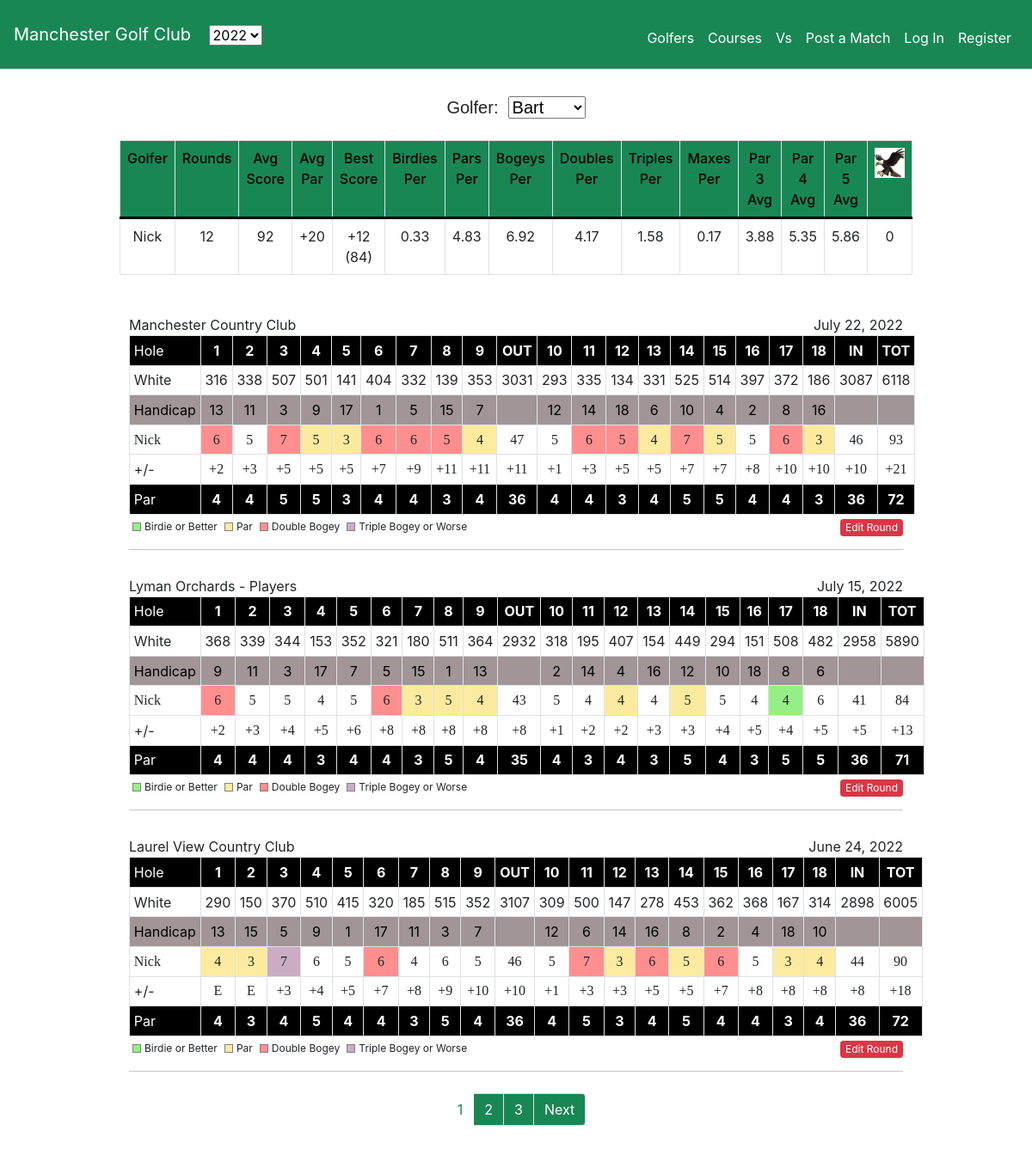
Screenshot of /golfer/Nick/ with the database file from the repository.
### golf/models.py (models this page shows, shortened)
class User(AbstractUser):
    has_rounds = models.BooleanField(default=False)
    def __str__(self):
        return f"{self.first_name}"

class Round(models.Model):
    golfer = models.ForeignKey(
        User, on_delete=models.CASCADE, related_name="users_rounds")
    course = models.ForeignKey(Course, on_delete=models.CASCADE)
    date = models.DateField()
    match = models.IntegerField(default=0)
    solo_round = models.BooleanField(default=False)

class Course(models.Model):
    name = models.CharField(max_length=50)
    WHITE = 'White'
    BLUE = 'Blue'
    RED = 'Red'
    BLACK = 'Black'
    TEE_CHOICES = [
        (WHITE, 'White'),
        (BLUE, 'Blue'),
        (RED, 'Red'),
        (BLACK, 'Black')
    ]
    tees = models.CharField(max_length=6, choices=TEE_CHOICES, default=WHITE)
    course_rating = models.DecimalField(max_digits=3, decimal_places=1)
    slope = models.IntegerField()
    front_par = models.IntegerField()
    back_par = models.IntegerField()
    par = models.IntegerField()
    front_yardage = models.IntegerField()
    back_yardage = models.IntegerField()
    yardage = models.IntegerField()
    abbreviation = models.CharField(max_length=10)
    def __str__(self):
        return f"{self.name}"

### golf/views.py (the view)
# urls.py: path("golfer/<str:golfer>/", views.golfer, name="2020_golfer"),
def golfer(request, golfer):
    this_golfer = User.objects.get(first_name=golfer)
    golfer_rounds = Round.objects.filter(
        golfer=this_golfer, date__year=2022).order_by('-date')
    if len(golfer_rounds) > 0:
        stats = get_stats(golfer_rounds)
    else:
        message = 'The selected golfer has not played a round yet in this year'
        return render(request, "golf/error.html", {'message': message})
    all_golfers = User.objects.filter(has_rounds=True).order_by('first_name')
    scorecards = []
    for this_round in golfer_rounds:
        scorecard = get_scorecard(this_round)
        scorecards.append(scorecard)
    scorecards = Paginator(scorecards, 3)
    page_number = request.GET.get('page')
    this_page_scorecard = scorecards.get_page(page_number)
    context = {'stats': stats, 'scorecards': this_page_scorecard,
               'golfer': this_golfer, 'course_length': range(1, 10),
               'all_golfers': all_golfers}
    return render(request, "golf/golfer.html", context)

### golf/helpers.py (called while the page is built)
def par_shift(score: int) -> str:
    if score > 0:
        return f"+{score}"
    elif score == 0:
        return "E"
    else:
        return str(score)

### golf/templates/golf/golfer.html (shortened to what this page needs)
{% extends "golf/layout.html" %}
{% load static %}
{% block main %}
<div class="grid">
    <div id="choose-golfer" class="choose-golfer">
        <label for="golfer-name">Golfer: </label>&nbsp
        <select name="golfer-name" id="golfer-name">
            {% for golfer in all_golfers %}
            <option value="{{ golfer }}">{{ golfer }}</option>
            {% endfor %}
        </select>
    </div>
</div>
<table id="stats" class="table table-bordered standings">
    <thead class="success">
        <tr class="stats-header">
            <td class="stat">Golfer</td>
            <td class="stat">Rounds</td>
            <td class="stat">Avg Score</td>
            <td class="stat">Avg Par</td>
            <td class="stat">Best Score</td>
            <td class="stat">Birdies Per</td>
            <td class="stat">Pars Per</td>
            <td class="stat">Bogeys Per</td>
            <td class="stat">Doubles Per</td>
            <td class="stat">Triples Per</td>
            <td class="stat">Maxes Per</td>
            <td class="stat">Par 3 Avg</td>
            <td class="stat">Par 4 Avg</td>
            <td class="stat">Par 5 Avg</td>
            <td class="stat"><img src="{% static 'golf/eagle.png' %}" alt="eagle" width=35 height=35></td>
        </tr>
    </thead>
    <tr>
        {% for stat in stats %}
        <td class="stat">{{ stat }}</td>
        {% endfor %}
    </tr>
</table>
{% for scorecard in scorecards %}
<div id="scorecard" class="scorecard-view">
    <p class="scorecard-course-name">{{ scorecard.round.course }}</p>
    <p class="scorecard-course-date">{{ scorecard.round.date }}</p>
    <table class="table table-sm table-bordered scorecard-table">
        <tr class="holes-row">
            <th class="scorecard-header">Hole</th>
            {% for i in course_length %}
            <th>{{ i }}</th>
            {% endfor %}
            <th>OUT</th>
            {% for i in course_length %}
            <th>{{ i|add:"9" }}</th>
            {% endfor %}
            <th>IN</th>
            <th>TOT</th>
        </tr>
        <tr class="yardages-row">
            <td class="scorecard-header">{{ scorecard.course.tees }}</td>
            {% for yard in scorecard.yardages|slice:"0:9" %}
            <td>{{ yard }}</td>
            {% endfor %}
            <td>{{ scorecard.course.front_yardage }}</td>
            {% for yard in scorecard.yardages|slice:"9:" %}
            <td>{{ yard }}</td>
            {% endfor %}
            <td>{{ scorecard.course.back_yardage }}</td>
            <td>{{ scorecard.course.yardage }}</td>
        </tr>
        <tr class="handicap-row">
            <td class="scorecard-header">Handicap</td>
            {% for handicap in scorecard.handicaps|slice:":9" %}
            <td>{{ handicap }}</td>
            {% endfor %}
            <td></td>
            {% for handicap in scorecard.handicaps|slice:"9:" %}
            <td>{{ handicap }}</td>
            {% endfor %}
            <td></td>
            <td></td>
        </tr>
        <tr class="handwritten-score">
            <td class="scorecard-header">{{ golfer }}</td>
            {% for stroke, score in scorecard.zipped_scores %}
            {% if score >= 3 %}
            <td class="triple-bogey-or-worse">{{ stroke }}</td>
            {% elif score == 2 %}
            <td class="double-bogey">{{ stroke }}</td>
            {% elif score == 0 %}
            <td class="par">{{ stroke }}</td>
            {% elif score < 0 %} <td class="birdie-or-better">{{ stroke }}</td>
                {% else %}
                <td class="bogey">{{ stroke }}</td>
                {% endif %}
                {% endfor %}
        </tr>
        <tr>
            <td class="scorecard-header">+/-</td>
            {% for par in scorecard.to_pars %}
            <td class="handwritten-score bogey">{{ par }}</td>
            {% endfor %}
        </tr>
        <tr class="holes-row">
            <td class="scorecard-header">Par</td>
            {% for par in scorecard.pars|slice:":9" %}
            <td>{{ par }}</td>
            {% endfor %}
            <td>{{ scorecard.course.front_par }}</td>
            {% for par in scorecard.pars|slice:"9:" %}
            <td>{{ par }}</td>
            {% endfor %}
            <td>{{ scorecard.course.back_par }}</td>
            <td>{{ scorecard.course.par }}</td>
        </tr>
    </table>
    <form action="{% url 'edit' scorecard.round.match %}">
        <button class="btn btn-danger btn-sm" type="submit" id="edit-round" value="Edit Round">Edit Round</button>
    </form>
        <div class="score-key">
            <div class="birdie-key">
                <div class="birdie-box"></div>
                <span class="score-label">Birdie or Better</span>
            </div>
            <div class="par-key">
                <div class="par-box"></div>
                <span class="score-label">Par</span>
            </div>
            <div class="double-bogey-key">
                <div class="double-bogey-box"></div>
                <span class="score-label">Double Bogey</span>
            </div>
            <div class="triple-or-worse-key">
                <div class="triple-or-worse-box"></div>
                <span class="score-label">Triple Bogey or Worse</span>
            </div>
        </div>
</div>
{% endfor %}
{% if scorecards.paginator.num_pages > 1 %}
<nav aria-label="scorecard-pages" class="rounds-paginator">
    <ul class="pagination">
        <li class="page-item active" aria-current="page">
            <a class="page-link selected-page" href="?page={{ scorecards.number }}">
                {{ scorecards.number }}</a>
        </li>
        {% if scorecards.has_next %}
        <li class="page-item">
            <a class="page-link" href="?page={{ scorecards.next_page_number }}">
                {{scorecards.next_page_number }}
            </a>
        </li>
        {% endif %}
        {% if scorecards.number == 1 and scorecards.paginator.num_pages > 2 %}
        <li class="page-item">
            <a class="page-link" href="?page={{ scorecards.next_page_number|add:'1' }}">
                {{scorecards.next_page_number|add:"1" }}
            </a>
        </li>
        {% endif %}
        {% if scorecards.has_next %}
        <li class="page-item">
            <a class="page-link" href="?page={{ scorecards.next_page_number }}">Next</a>
        </li>
        {% endif %}
    </ul>
</nav>
{% endif %}
{% endblock %}

### golf/static/golf/styles.css (style rules this page uses)
.grid { display: grid; place-items: center; padding: 15px; }
.scorecard-view { margin: 0 auto; width: 900px; font-size: medium; text-align: center; padding-top: 30px; padding-bottom: 15px; border-bottom: #cac2c2 1px solid; }
.holes-row { color: white; background-color: black; text-align: center; font-weight: bold; }
.yardages-row { text-align: center; }
.handicap-row { text-align: center; color: black; background-color: rgb(161, 149, 149); }
.scorecard-header { text-align: left; font-weight: 400; }
input, button { padding: 7px; }
button { margin: 10px; }
td, th { padding: 5px; border-style: solid; border-color: gray; border-width: 1px; }
th { width: 100px; }
td.triple-bogey-or-worse { background-color: #caadc5; text-align: center; }
td.birdie-or-better { background-color: #95ef86; text-align: center; }
td.par { background-color: #fceb9e; text-align: center; }
td.double-bogey { background-color: #ff8f8f; text-align: center; }
td.bogey { text-align: center; }
.handwritten-score { font-family: ink free; font-weight: semibold; }
.scorecard-course-name { margin: 0px; float: left; }
.scorecard-course-date { margin: 0px; float: right; }
#golfer-name { padding-right: 5px; margin-bottom: 8px; }
.stats-header { color: black; background-color: #198754; font-weight: 500; text-align: center; border-bottom: 3px solid black; }
td.stat { text-align: center; padding: 8px; }
#choose-golfer { font-size: 20px; font-family: sans-serif; }
#stats, #averages { padding: 25px; width: 75%; border: 0px; }
.pagination>li>a { background-color: #198754; color: white; }
.page-item.active .page-link { color: #198754; background-color: white; border: solid 1px white; }
.rounds-paginator { margin-top: 25px; margin-bottom: 50px; }
.birdie-box, .par-box, .double-bogey-box, .triple-or-worse-box { width: 10px; height: 10px; border: solid 1px grey; float: left; margin-top: 4px; margin-right: 4px; }
.birdie-box { background-color: #95ef86; }
.par-box { background-color: #fceb9e; }
.double-bogey-box { background-color: #ff8f8f; }
.triple-or-worse-box { background-color: #caadc5; }
.score-label { font-size: 12px; float: left; }
.score-key { width: 75%; display: flex; margin-right: 0px; }
.birdie-key, .par-key, .double-bogey-key, .triple-or-worse-key { height: 20px; text-align: left; margin-left: 4px; margin-right: 4px; }
.scorecard-table { margin-bottom: 5px; }
#edit-round { float: right; margin: 0px; height: 20px; font-size: 12px; padding: 5px; padding-top: 0px; }

### rows the page displays
User: first_name "Nick"
Round: round.course "Manchester Country Club", round "July 22, 2022", course_length "1" "2" "3" "4" "5" "6" "7" "8" "9", course_length "10" "11" "12" "13" "14" "15" "16" "17" "18", course.tees "White", yardages "316" "338" "507" "501" "141" "404" "332" "139" "353", course.front_yardage "3031", yardages "293" "335" "134" "331" "525" "514" "397" "372" "186", course.back_yardage "3087", course.yardage "6118", handicaps "13" "11" "3" "9" "17" "1" "5" "15" "7", handicaps "12" "14" "18" "6" "10" "4" "2" "8" "16", zipped_scores "6" "7" "6" "6" "5" "6" "5" "7" "6", zipped_scores "5" "47" "5" "5" "46" "93", zipped_scores "5" "3" "4" "4" "5" "3", to_pars "+2" "+3" "+5" "+5" "+5" "+7" "+9" "+11" "+11" "+11" "+1" "+3" "+5" "+5" "+7" "+7" "+8" "+10" "+10" "+10" "+21", pars "4" "4" "5" "5" "3" "4" "4" "3" "4", course.front_par "36", pars "4" "4" "3" "4" "5" "5" "4" "4" "3", course.back_par "36", course.par "72"
Round: round.course "Lyman Orchards - Players", round "July 15, 2022", course_length "1" "2" "3" "4" "5" "6" "7" "8" "9", course_length "10" "11" "12" "13" "14" "15" "16" "17" "18", course.tees "White", yardages "368" "339" "344" "153" "352" "321" "180" "511" "364", course.front_yardage "2932", yardages "318" "195" "407" "154" "449" "294" "151" "508" "482", course.back_yardage "2958", course.yardage "5890", handicaps "9" "11" "3" "17" "7" "5" "15" "1" "13", handicaps "2" "14" "4" "16" "12" "10" "18" "8" "6", zipped_scores "6" "6", zipped_scores "5" "5" "4" "5" "43" "5" "4" "4" "5" "4" "6" "41" "84", zipped_scores "3" "5" "4" "4" "5", zipped_scores "4", to_pars "+2" "+3" "+4" "+5" "+6" "+8" "+8" "+8" "+8" "+8" "+1" "+2" "+2" "+3" "+3" "+4" "+5" "+4" "+5" "+5" "+13", pars "4" "4" "4" "3" "4" "4" "3" "5" "4", course.front_par "35", pars "4" "3" "4" "3" "5" "4" "3" "5" "5", course.back_par "36", course.par "71"
Round: round.course "Laurel View Country Club", round "June 24, 2022", course_length "1" "2" "3" "4" "5" "6" "7" "8" "9", course_length "10" "11" "12" "13" "14" "15" "16" "17" "18", course.tees "White", yardages "290" "150" "370" "510" "415" "320" "185" "515" "352", course.front_yardage "3107", yardages "309" "500" "147" "278" "453" "362" "368" "167" "314", course.back_yardage "2898", course.yardage "6005", handicaps "13" "15" "5" "9" "1" "17" "11" "3" "7", handicaps "12" "6" "14" "16" "8" "2" "4" "18" "10", zipped_scores "4" "3" "3" "5" "3" "4", zipped_scores "7", zipped_scores "6" "5" "4" "6" "5" "46" "5" "5" "44" "90", zipped_scores "6" "7" "6" "6", to_pars "E" "E" "+3" "+4" "+5" "+7" "+8" "+9" "+10" "+10" "+1" "+3" "+3" "+5" "+5" "+7" "+8" "+8" "+8" "+8" "+18", pars "4" "3" "4" "5" "4" "4" "3" "5" "4", course.front_par "36", pars "4" "5" "3" "4" "5" "4" "4" "3" "4", course.back_par "36", course.par "72"

### other values shown
{{ stat }} "12" "92" "+20" "+12 (84)" "0.33" "4.83" "6.92" "4.17" "1.58" "0.17" "3.88" "5.35" "5.86" "0"
{{ scorecards.number }} "1"
{{ scorecards.next_page_number }} "2"
{{ scorecards.next_page_number|add:"1" }} "3"
form field golfer-name "Bart"
